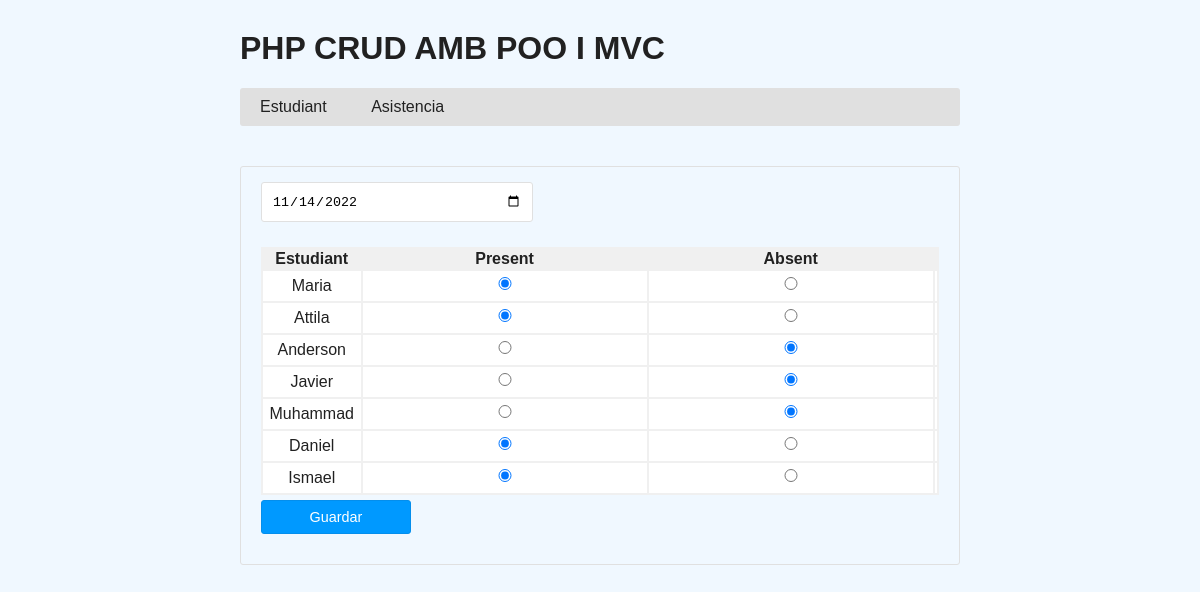
The page /index.php?accio=editAssistence&dateAssis=2022-11-14 on the database its author committed.
### tables this page shows
CREATE TABLE IF NOT EXISTS `assistencia` (
  `id` int(11) NOT NULL AUTO_INCREMENT,
  `present` tinyint(4) NOT NULL,
  `absent` tinyint(4) NOT NULL,
  `data` date NOT NULL,
  `estudiant_id` int(11) NOT NULL,
  PRIMARY KEY (`id`),
  KEY `student_id` (`estudiant_id`) USING BTREE
);

CREATE TABLE IF NOT EXISTS `estudiant` (
  `id` int(11) NOT NULL AUTO_INCREMENT,
  `nom` varchar(55) NOT NULL,
  `matricula` int(11) NOT NULL,
  `data` date NOT NULL,
  `classe` varchar(55) NOT NULL,
  PRIMARY KEY (`id`)
);

### controller/ControllerStudent.php (called while the page is built, shortened)
<?php
require_once("Model/Conection.php");
require_once("Model/Student.php");
class ControllerStudent
{
    private $model;
    function __construct()
    {
        $this->model = new Student(Conection::instance());
    }
    function editAssistence()
    {
        $dateAssistence = date("Y-m-d", strtotime($_REQUEST['dateAssis']));
        $data = $this->model->showInfoAssistence($dateAssistence);
        require_once('view/editAssistence.php');
    }
}

### model/Conection.php (called while the page is built, shortened)
<?php
class Conection
{
    private static $instance = NULL;
    private static $path = "mysql:host=localhost;dbname=php_crud";
    private static $user = "root";
    private static $pass = "";
    private function __construct()
    {
        self::$instance = new PDO(self::$path,self::$user, self::$pass);
    }
    public static function instance(){
        return self::$instance;
    }
}

### model/Student.php (called while the page is built, shortened)
<?php
class Student
{
    private $conn;
    public function __construct(PDO $pdo)
    {
        $this->conn = $pdo;
    }
    public function showInfoAssistence($dateAssistence)
    {
        $query = "SELECT e.id idEstudiant, e.nom nomEstudiant, a.data data, a.present present, a.absent absent FROM assistencia a
                 INNER JOIN estudiant e ON a.data='{$dateAssistence}' AND  e.id = a.estudiant_id";
        $result = $this->conn->query($query);
        $data = [];
        while ($rows = $result->fetchAll(PDO::FETCH_ASSOC)) {
            $data[] = $rows;
        }
        return $data;
    }
}

### view/editAssistence.php (the view, shortened to what this page needs)
<?php include_once("layouts/header.php"); ?>
<form action="">
    <div>
        <input type="date" name="date" id="" value="<?php echo $_REQUEST['dateAssis'] ?>">
    </div>
    <table>
        <tr>
            <th>Estudiant</th>
            <th>Present</th>
            <th>Absent</th>
        </tr>
        <?php foreach ($data as $key => $value) : ?>
            <?php foreach ($value as $v) : ?>
                <tr>
                    <td><?php echo $v['nomEstudiant'] ?></td>
                    <?php if ($v['present'] == 1) : ?>
                        <td><input type="radio" name="assistence[<?php echo $v['idEstudiant'] ?>]" checked value="1"></td>
                    <?php else : ?>
                        <td><input type="radio" name="assistence[<?php echo $v['idEstudiant'] ?>]" value="1"></td>
                    <?php endif ?>
                    <?php if ($v['absent'] == 1) : ?>
                        <td><input type="radio" name="assistence[<?php echo $v['idEstudiant'] ?>]" checked value="0"></td>
                    <?php else : ?>
                        <td><input type="radio" name="assistence[<?php echo $v['idEstudiant'] ?>]" value="0"></td>
                    <?php endif ?>
                    <td><input type="hidden" name="id" value="<?php echo $v['idEstudiant'] ?>"></td>
                </tr>
            <?php endforeach ?>
        <?php endforeach ?>
    </table>
    <input type="submit" name="btn" id="btnSubmit" value="Guardar">
</form>
<?php include_once("layouts/footer.php"); ?>

### view/styles/estils.css (style rules this page uses)
body { width: 60%; margin:30px auto; font-family: Arial; color: #212121; background-color: aliceblue; }
table { width: 100%; background-color: #F0F0F0; }
td { background-color: #FFFFFF; text-align: center; }
input { padding: 10px; border: #E0E0E0 1px solid; border-radius: 3px; width: 250px; margin: 5px 0px 10px 0px; }
#btnSubmit { padding: 8px; background: #09F; border: #048eec 1px solid; color: #FFF; font-size: 0.9em; border-radius: 3px; width: 150px; }
form { border: #E0E0E0 1px solid; padding: 10px 20px 20px 20px; border-radius: 3px; }
form div { margin-bottom: 15px; }

### rows shown on the page
assistencia: estudiant.nom "Maria"
assistencia: estudiant.nom "Attila"
assistencia: estudiant.nom "Anderson"
assistencia: estudiant.nom "Javier"
assistencia: estudiant.nom "Muhammad"
assistencia: estudiant.nom "Daniel"
assistencia: estudiant.nom "Ismael"
